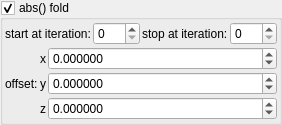
    <widget class="MyGroupBox" name="groupCheck_transf_function_enabledD_false">
     <property name="toolTip">
      <string/>
     </property>
     <property name="title">
      <string>abs() fold&amp;</string>
     </property>
     <property name="checkable">
      <bool>true</bool>
     </property>
     <layout class="QVBoxLayout" name="verticalLayout_54">
      <property name="spacing">
       <number>2</number>
      </property>
      <property name="leftMargin">
       <number>2</number>
      </property>
      <property name="topMargin">
       <number>2</number>
      </property>
      <property name="rightMargin">
       <number>2</number>
      </property>
      <property name="bottomMargin">
       <number>2</number>
      </property>
      <item>
       <layout class="QGridLayout" name="gridLayout_22" columnstretch="0,0,0,0">
        <property name="spacing">
         <number>2</number>
        </property>
        <item row="0" column="1">
         <widget class="MySpinBox" name="spinboxInt_transf_start_iterations_D">
          <property name="sizePolicy">
           <sizepolicy hsizetype="Minimum" vsizetype="Maximum">
            <horstretch>0</horstretch>
            <verstretch>0</verstretch>
           </sizepolicy>
          </property>
          <property name="maximum">
           <number>999</number>
          </property>
         </widget>
        </item>
        <item row="0" column="2">
         <widget class="QLabel" name="label_277">
          <property name="text">
           <string>stop at iteration:</string>
          </property>
         </widget>
        </item>
        <item row="0" column="0">
         <widget class="QLabel" name="label_278">
          <property name="text">
           <string>start at iteration:</string>
          </property>
         </widget>
        </item>
        <item row="0" column="3">
         <widget class="MySpinBox" name="spinboxInt_transf_stop_iterations_D">
          <property name="sizePolicy">
           <sizepolicy hsizetype="Minimum" vsizetype="Maximum">
            <horstretch>0</horstretch>
            <verstretch>0</verstretch>
           </sizepolicy>
          </property>
          <property name="maximum">
           <number>999</number>
          </property>
         </widget>
        </item>
       </layout>
      </item>
      <item>
       <layout class="QGridLayout" name="gridLayout_23" columnstretch="0,0,1">
        <property name="spacing">
         <number>2</number>
        </property>
        <item row="1" column="0">
         <widget class="QLabel" name="label_120">
          <property name="text">
           <string>offset:</string>
          </property>
         </widget>
        </item>
        <item row="0" column="1">
         <widget class="QLabel" name="label_121">
          <property name="sizePolicy">
           <sizepolicy hsizetype="Preferred" vsizetype="Preferred">
            <horstretch>0</horstretch>
            <verstretch>0</verstretch>
           </sizepolicy>
          </property>
          <property name="text">
           <string notr="true">x</string>
          </property>
          <property name="alignment">
           <set>Qt::AlignRight|Qt::AlignTrailing|Qt::AlignVCenter</set>
          </property>
         </widget>
        </item>
        <item row="2" column="2">
         <widget class="MyDoubleSpinBox" name="spinbox3_transf_offset_000_z">
          <property name="sizePolicy">
           <sizepolicy hsizetype="Minimum" vsizetype="Maximum">
            <horstretch>0</horstretch>
            <verstretch>0</verstretch>
           </sizepolicy>
          </property>
          <property name="prefix">
           <string/>
          </property>
          <property name="suffix">
           <string/>
          </property>
          <property name="decimals">
           <number>6</number>
          </property>
          <property name="minimum">
           <double>-99.989999999999995</double>
          </property>
          <property name="maximum">
           <double>99.989999999999995</double>
          </property>
          <property name="singleStep">
           <double>0.100000000000000</double>
          </property>
         </widget>
        </item>
        <item row="1" column="1">
         <widget class="QLabel" name="label_124">
          <property name="sizePolicy">
           <sizepolicy hsizetype="Preferred" vsizetype="Preferred">
            <horstretch>0</horstretch>
            <verstretch>0</verstretch>
           </sizepolicy>
          </property>
          <property name="text">
           <string notr="true">y</string>
          </property>
          <property name="alignment">
           <set>Qt::AlignRight|Qt::AlignTrailing|Qt::AlignVCenter</set>
          </property>
         </widget>
        </item>
        <item row="0" column="2">
         <widget class="MyDoubleSpinBox" name="spinbox3_transf_offset_000_x">
          <property name="sizePolicy">
           <sizepolicy hsizetype="Minimum" vsizetype="Maximum">
            <horstretch>0</horstretch>
            <verstretch>0</verstretch>
           </sizepolicy>
          </property>
          <property name="prefix">
           <string/>
          </property>
          <property name="suffix">
           <string/>
          </property>
          <property name="decimals">
           <number>6</number>
          </property>
          <property name="minimum">
           <double>-99.989999999999995</double>
          </property>
          <property name="maximum">
           <double>99.989999999999995</double>
          </property>
          <property name="singleStep">
           <double>0.100000000000000</double>
          </property>
         </widget>
        </item>
        <item row="1" column="2">
         <widget class="MyDoubleSpinBox" name="spinbox3_transf_offset_000_y">
          <property name="sizePolicy">
           <sizepolicy hsizetype="Minimum" vsizetype="Maximum">
            <horstretch>0</horstretch>
            <verstretch>0</verstretch>
           </sizepolicy>
          </property>
          <property name="prefix">
           <string/>
          </property>
          <property name="suffix">
           <string/>
          </property>
          <property name="decimals">
           <number>6</number>
          </property>
          <property name="minimum">
           <double>-99.989999999999995</double>
          </property>
          <property name="maximum">
           <double>99.989999999999995</double>
          </property>
          <property name="singleStep">
           <double>0.100000000000000</double>
          </property>
         </widget>
        </item>
        <item row="2" column="1">
         <widget class="QLabel" name="label_127">
          <property name="sizePolicy">
           <sizepolicy hsizetype="Preferred" vsizetype="Preferred">
            <horstretch>0</horstretch>
            <verstretch>0</verstretch>
           </sizepolicy>
          </property>
          <property name="text">
           <string notr="true">z</string>
          </property>
          <property name="alignment">
           <set>Qt::AlignRight|Qt::AlignTrailing|Qt::AlignVCenter</set>
          </property>
         </widget>
        </item>
       </layout>
      </item>
     </layout>
    </widget>
